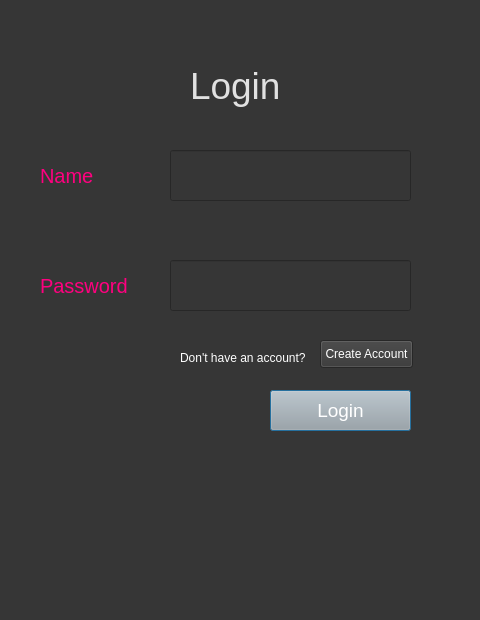
<?xml version="1.0" encoding="UTF-8"?>
<ui version="4.0">
 <class>Dialog</class>
 <widget class="QDialog" name="Dialog">
  <property name="geometry">
   <rect>
    <x>0</x>
    <y>0</y>
    <width>480</width>
    <height>620</height>
   </rect>
  </property>
  <property name="windowTitle">
   <string>Dialog</string>
  </property>
  <property name="styleSheet">
   <string notr="true">background-color: rgb(54, 54, 54);</string>
  </property>
  <widget class="QLabel" name="label">
   <property name="geometry">
    <rect>
     <x>190</x>
     <y>50</y>
     <width>121</width>
     <height>71</height>
    </rect>
   </property>
   <property name="styleSheet">
    <string notr="true">color:rgb(225, 225, 225); font-size:28pt;</string>
   </property>
   <property name="text">
    <string>Login</string>
   </property>
  </widget>
  <widget class="QLabel" name="label_2">
   <property name="geometry">
    <rect>
     <x>40</x>
     <y>160</y>
     <width>101</width>
     <height>31</height>
    </rect>
   </property>
   <property name="styleSheet">
    <string notr="true">font-size:15pt; color:rgb(255, 0, 127)</string>
   </property>
   <property name="text">
    <string>Name</string>
   </property>
  </widget>
  <widget class="QLineEdit" name="name">
   <property name="geometry">
    <rect>
     <x>170</x>
     <y>150</y>
     <width>241</width>
     <height>51</height>
    </rect>
   </property>
   <property name="styleSheet">
    <string notr="true">font-size:14pt; color:rgb(243, 243, 243)</string>
   </property>
  </widget>
  <widget class="QLineEdit" name="password">
   <property name="geometry">
    <rect>
     <x>170</x>
     <y>260</y>
     <width>241</width>
     <height>51</height>
    </rect>
   </property>
   <property name="styleSheet">
    <string notr="true">font-size:14pt; color:rgb(243, 243, 243)</string>
   </property>
   <property name="text">
    <string/>
   </property>
  </widget>
  <widget class="QLabel" name="label_3">
   <property name="geometry">
    <rect>
     <x>40</x>
     <y>270</y>
     <width>111</width>
     <height>31</height>
    </rect>
   </property>
   <property name="styleSheet">
    <string notr="true">font-size:15pt; color:rgb(255, 0, 127)</string>
   </property>
   <property name="text">
    <string>Password</string>
   </property>
  </widget>
  <widget class="QPushButton" name="loginbutton">
   <property name="geometry">
    <rect>
     <x>270</x>
     <y>390</y>
     <width>141</width>
     <height>41</height>
    </rect>
   </property>
   <property name="styleSheet">
    <string notr="true">background-color: rgb(167, 168, 167); font-size:14pt; color:rgb(255, 255, 255)</string>
   </property>
   <property name="text">
    <string>Login</string>
   </property>
  </widget>
  <widget class="QLabel" name="label_4">
   <property name="geometry">
    <rect>
     <x>180</x>
     <y>350</y>
     <width>171</width>
     <height>16</height>
    </rect>
   </property>
   <property name="styleSheet">
    <string notr="true">color:rgb(255, 255, 255)</string>
   </property>
   <property name="text">
    <string>Don't have an account?</string>
   </property>
  </widget>
  <widget class="QPushButton" name="createaccbutton">
   <property name="geometry">
    <rect>
     <x>320</x>
     <y>340</y>
     <width>93</width>
     <height>28</height>
    </rect>
   </property>
   <property name="styleSheet">
    <string notr="true">color:rgb(255, 255, 255)</string>
   </property>
   <property name="text">
    <string>Create Account</string>
   </property>
  </widget> 
  
 </widget>
 <resources/>
 <connections/>
</ui>
